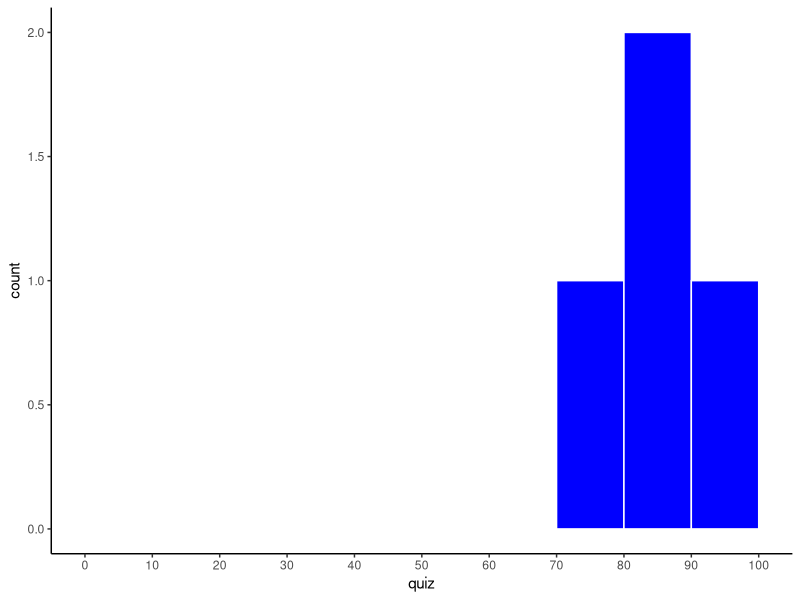
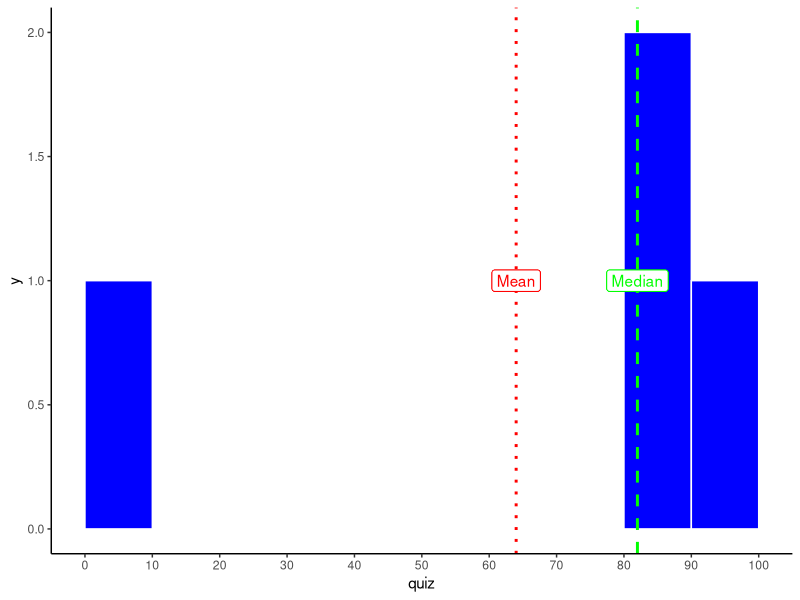
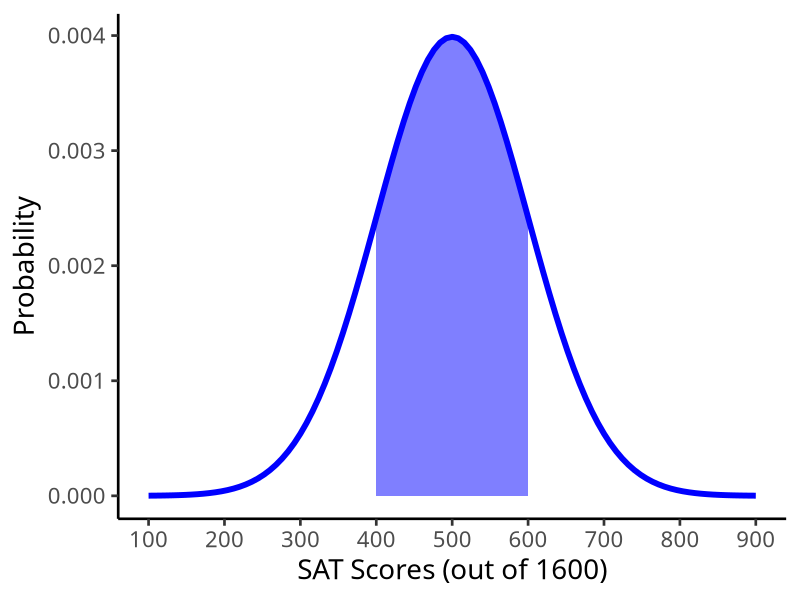
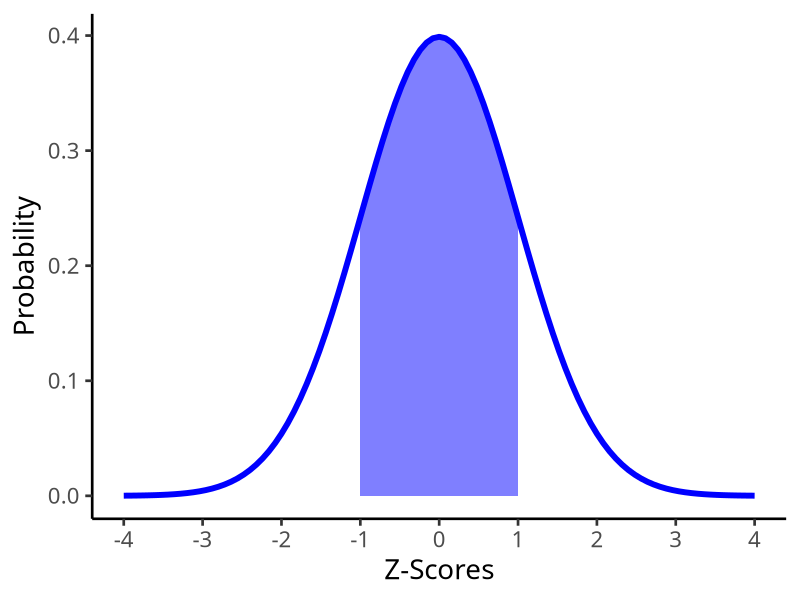
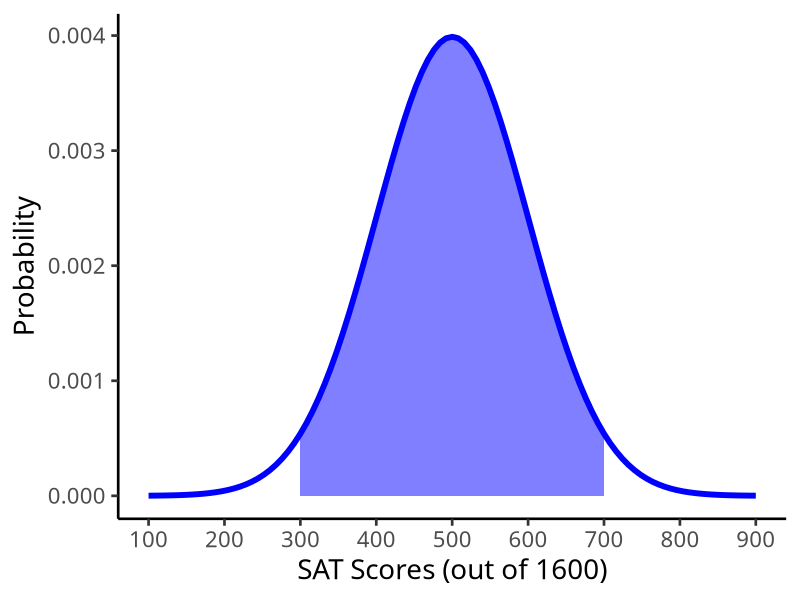
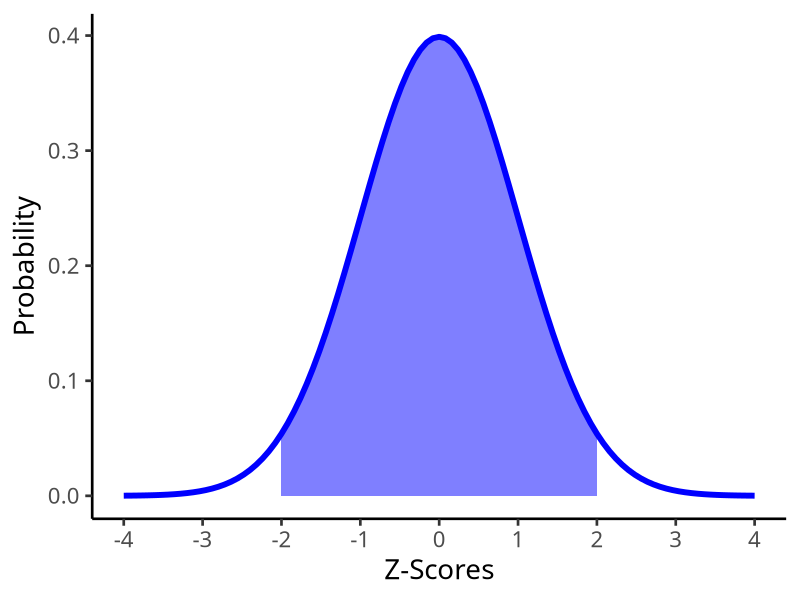
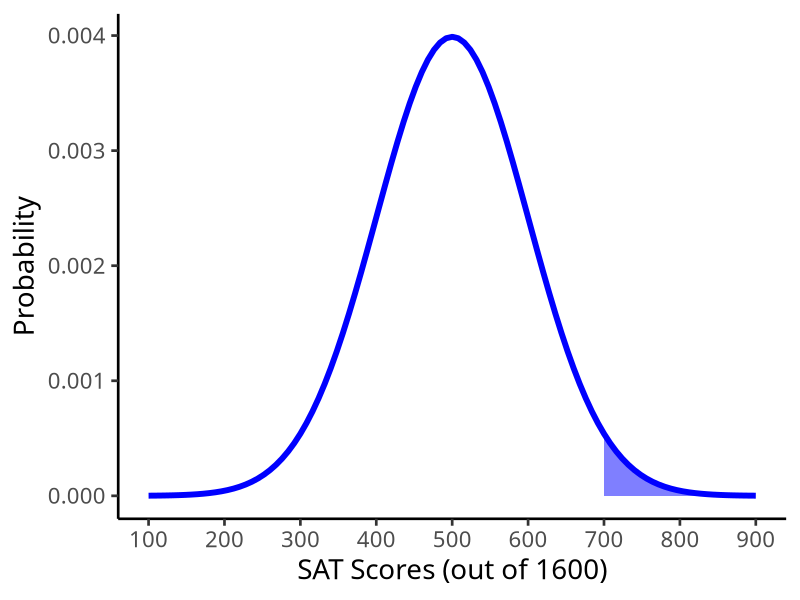
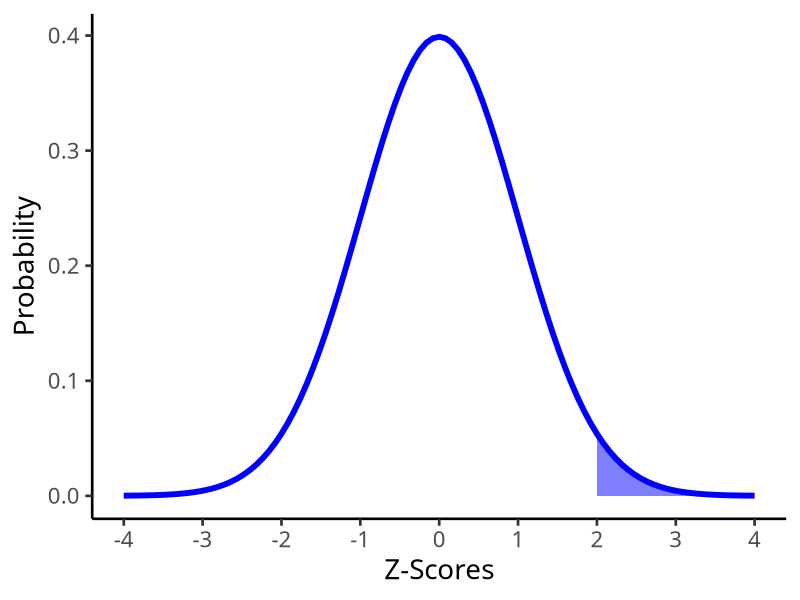

The R source for these figures, in order:
# 3 -------------------

# a ------------------

median(c(83,92,72,81))

# b -----------------

mean(c(83,92,72,81))

# c -----------------

sd(c(83,92,72,81))

# d -----------------

# load tidyverse (for tibble and ggplot2)
library(tidyverse)

# make a dataframe of our data, 
# called df
# one variable in it, called quiz

df <- tibble(quiz = c(83,92,72,81))

# use this as our data for plot
ggplot(data = df)+
  aes(x = quiz)+
  geom_histogram(breaks=seq(0,100,10), # make bins of size 10 between 0 and 100
                 color = "white", # color is for borders
                 fill = "blue")+ # fill is for area
  scale_x_continuous(breaks=seq(0,100,10))+ # have x axix ticks same as breaks 
  theme_classic()

# e -----------------

mean(c(83,92,0,81))
median(c(83,92,0,81))

# make new tibble called df_2
df_2 <- tibble(quiz = c(83,92,0,81)) # replace 72 with 0

# use this as our data for plot
ggplot(data = df_2)+
  aes(x = quiz)+
  geom_histogram(breaks=seq(0,100,10), # make bins of size 10 between 0 and 100
                 color = "white", # color is for borders
                 fill = "blue")+ # fill is for area
  geom_vline(aes(xintercept = median(quiz)), size = 1, color = "green", linetype = "dashed")+ # green dashed line is median
  geom_label(aes(x = median(quiz), y = 1), label = "Median", color = "green")+ # label median line
  geom_vline(aes(xintercept = mean(quiz)), size = 1, color = "red", linetype = "dotted")+ # green dashed line is mean
  geom_label(aes(x = mean(quiz), y = 1), label = "Mean", color = "red")+ # label mean line
  scale_x_continuous(breaks=seq(0,100,10))+ # have x axix ticks same as breaks 
  theme_classic()

# 4 -----------------

# c -----------------

# make a dataframe called "amazon" of # of books and associated probabilities
amazon<-tibble(books = c(0,1,2),
               prob = c(0.2,0.4,0.4))

# look at it 
amazon

# find expected value
amazon %>%
  summarize(exp_value = sum(books*prob)) 

# it's 1.2, let's save exp_value

exp_value <- 1.2

# make new columns: devs, devs_sq, p_weight_devs_sq
# save to new tibble
amazon_table<-amazon %>%
  mutate(devs = books - exp_value,
         devs_sq = devs^2,
         p_weight_devs_sq = prob*devs^2)

# look at the tibble
amazon_table

# now let's take these and summarize 
amazon_table %>%
  summarize(var = sum(p_weight_devs_sq), # variance
            sd = sqrt(var)) # sqrt to get sd, confirm its same!

# 5 -----------------

# made optional pdf graphs for each

# a -----------------

# see class 2.3 notes on how to graph and shade stats graphs

# it helps to first figure out where the x-axis ticks should be
# show about 4 standard deviations above and below the mean (mu +/- 4*sd)
# then have ticks in intervals of one sd

# in this case, with mean 500 and sd 100, it should be seq(100,900,100)

s_plot<-ggplot(data = tibble(scores=seq(from = 100,
                                        to = 900,
                                        by = 100)))+
  aes(x = scores)+
  stat_function(fun = dnorm,
                args = list(mean = 500, sd = 100),
                size = 2, color = "blue")+
  labs(x = "SAT Scores (out of 1600)",
       y = "Probability")+
  scale_x_continuous(breaks=seq(from  = 100,
                                to = 900,
                                by = 100))+
  theme_classic(base_family = "Fira Sans Condensed",
                base_size=20)

s_plot+stat_function(fun = dnorm,
                     args = list(mean = 500, sd = 100),
                     geom = "area",
                     xlim = c(400,600),
                     size = 2, fill = "blue", alpha = 0.5)

Z<-ggplot(data = tibble(Z=seq(from = -4,
                              to = 4,
                              by = 1)))+
  aes(x = Z)+
  stat_function(fun = dnorm,
                size = 2, color = "blue")+
  labs(x = "Z-Scores",
       y = "Probability")+
  scale_x_continuous(breaks=seq(from  = -4,
                                to = 4,
                                by = 1))+
  theme_classic(base_family = "Fira Sans Condensed",
                base_size=20)

Z+stat_function(fun = dnorm,
                geom = "area",
                xlim = c(-1,1),
                size = 2, fill = "blue", alpha = 0.5)

# b -----------------

s_plot+stat_function(fun = dnorm, args = list(mean = 500, sd = 100), geom = "area", xlim = c(300,700), size = 2, fill = "blue", alpha = 0.5)

Z+stat_function(fun = dnorm, geom = "area", xlim = c(-2,2), size = 2, fill = "blue", alpha = 0.5)

# c -----------------

s_plot+stat_function(fun = dnorm, args = list(mean = 500, sd = 100), geom = "area", xlim = c(700,900), size = 2, fill = "blue", alpha = 0.5)

Z+stat_function(fun = dnorm, geom = "area", xlim = c(2,4), size = 2, fill = "blue", alpha = 0.5)

# d -----------------

s_plot+stat_function(fun = dnorm, args = list(mean = 500, sd = 100), geom = "area", xlim = c(100,700), size = 2, fill = "blue", alpha = 0.5)

Z+stat_function(fun = dnorm, geom = "area", xlim = c(-4,2), size = 2, fill = "blue", alpha = 0.5)

# 6 -----------------

# a -----------------

pnorm(600, mean = 500, sd = 100, lower.tail = TRUE) - pnorm(400, mean = 500, sd = 100, lower.tail = TRUE)

# b -----------------

pnorm(700, mean = 500, sd = 100, lower.tail = TRUE) - pnorm(300, mean = 500, sd = 100, lower.tail = TRUE)

# c -----------------

1- pnorm(700, mean = 500, sd = 100, lower.tail = TRUE)

# d -----------------

pnorm(700, mean = 500, sd = 100, lower.tail = TRUE)
